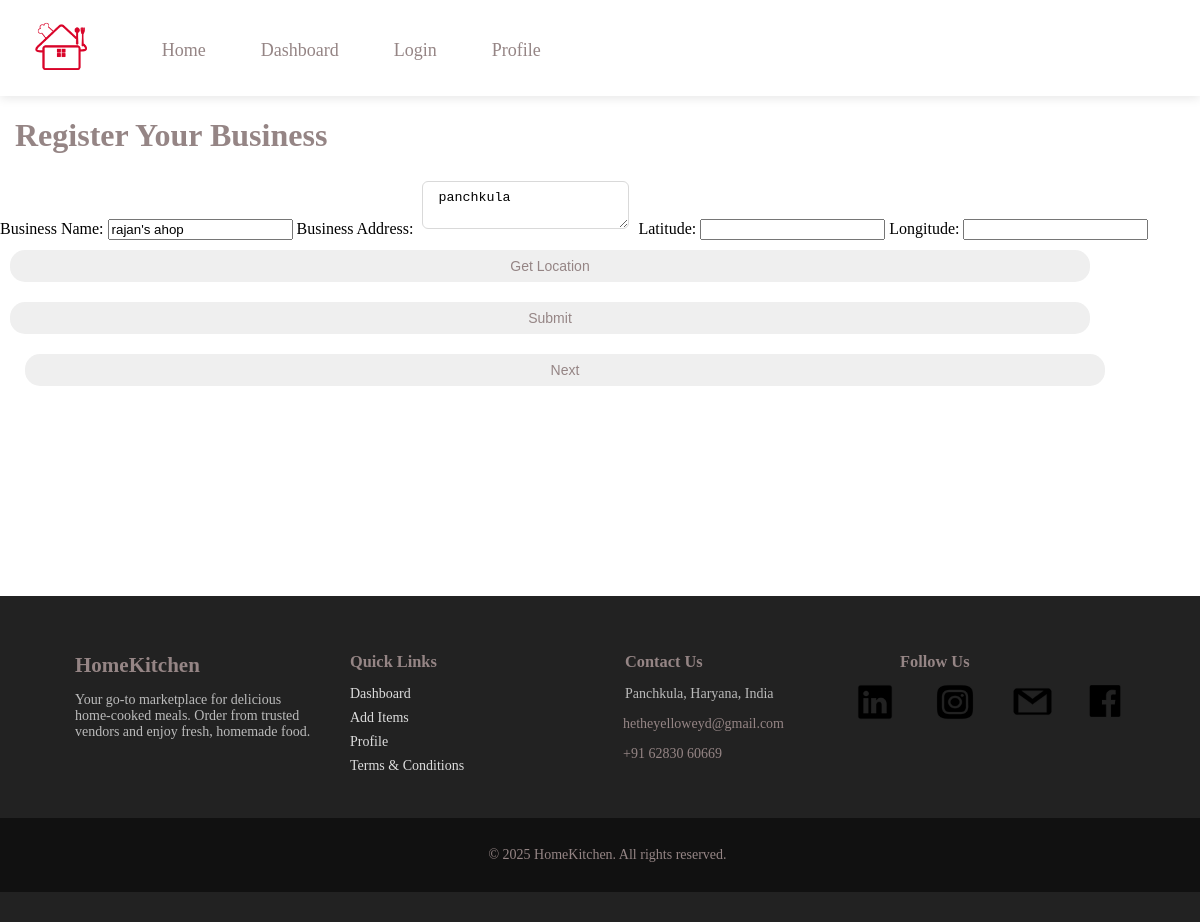
/business (signed in), run on an earlier commit of the app's database.
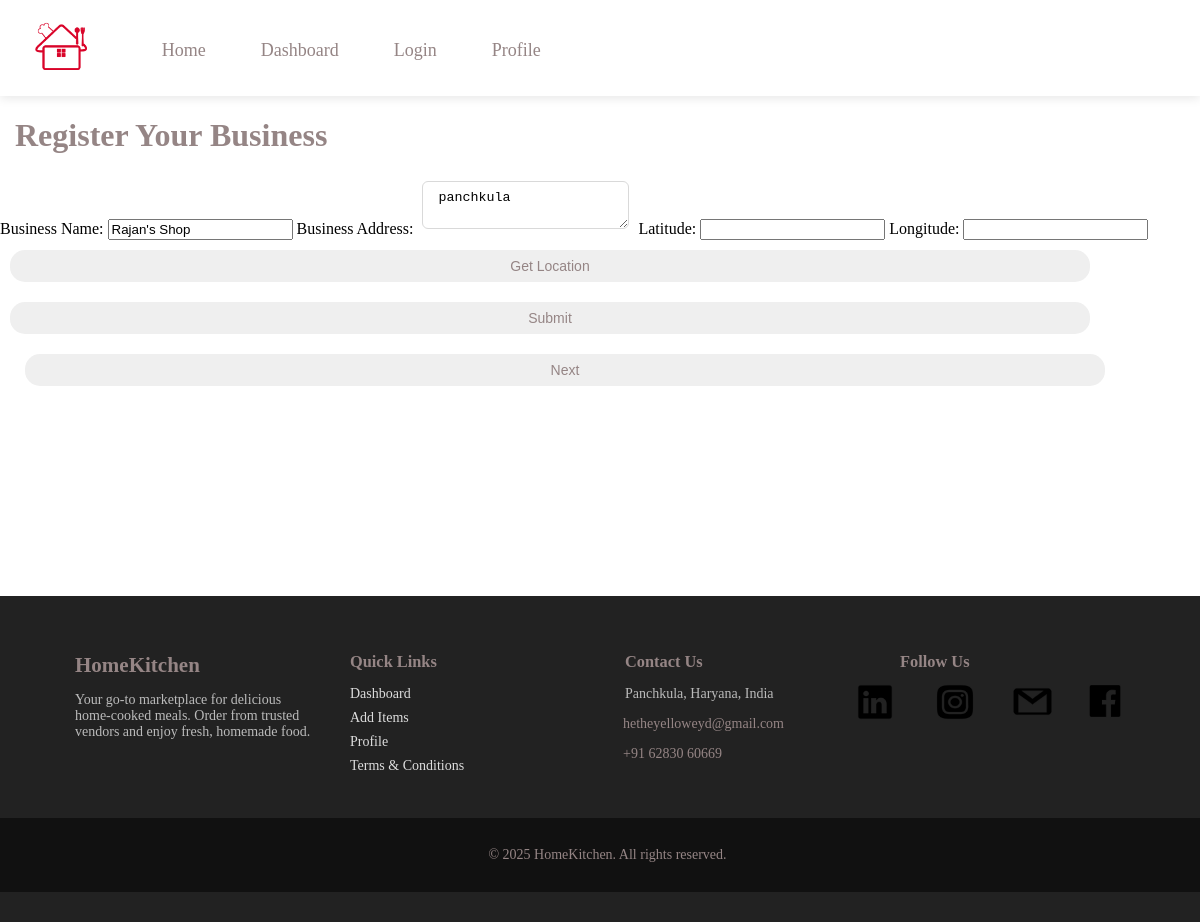
And on a later commit of the database.
### main.py (models this page shows, shortened)
class User(db.Model):
    id = db.Column(db.Integer, primary_key=True)
    name = db.Column(db.String(100), nullable=False)
    phone = db.Column(db.String(15), nullable= False, unique=True)
    email = db.Column(db.String(120), unique=True, nullable=False)
    password_hash = db.Column(db.String(200), nullable=False)
    upi_id = db.Column(db.String(50), nullable=True)
    role = db.Column(db.String(10), nullable=False)
    items = db.relationship('Item', backref='seller')
    created_at= db.Column(db.DateTime, default= datetime.datetime.utcnow)
    email_verified = db.Column(db.Boolean, default=False)
    business_name = db.Column(db.String(150), nullable=True, unique=True)
    terms_accepted = db.Column(db.Boolean, default=False)
    address = db.Column(db.String(255), nullable=True)
    latitude = db.Column(db.String(50), nullable=True)
    longitude = db.Column(db.String(50), nullable=True)

### main.py (the view, shortened to what this page needs)
@app.route('/business', methods=['GET', 'POST'])
def business_details():
    if 'user_id' not in session or session.get('user_role') != "vendor":
        flash("Only verified vendors can submit business details.", "danger")
        return redirect(url_for('dashboard'))
    user = User.query.get(session['user_id'])
    if not user.email_verified:
        flash("You must verify your email before submitting business details.", "warning")
        return redirect(url_for('send_verification'))
    return render_template('business_details.html', user=user)

### templates/business_details.html (shortened to what this page needs)
{% extends "base.html" %}
{% block content %}
<div class="container">
    <h1>Register Your Business</h1>
    <form method="POST" action="{{ url_for('business_details') }}">
        <label for="business_name">Business Name:</label>
        <input type="text" id="business_name" name="Business_name" value="{{ user.business_name or '' }}" required>
        <label for="address">Business Address:</label>
        <textarea id="address" name="Address" required>{{ user.address or '' }}</textarea>
        <label for="latitude">Latitude:</label>
        <input type="text" id="latitude" name="Latitude" readonly required>
        <label for="longitude">Longitude:</label>
        <input type="text" id="longitude" name="Longitude" readonly required>
        <button type="button" onclick="getLocation()">Get Location</button>
        <button type="submit">Submit</button>
    </form>
</div>
<a href="{{ url_for('profile') }}">
    <button>Next</button>
</a>
{% endblock %}

What changed in the data, as far as the page shows it:
changed User "panchkula": Business_name "rajan's ahop" → "Rajan's Shop"
